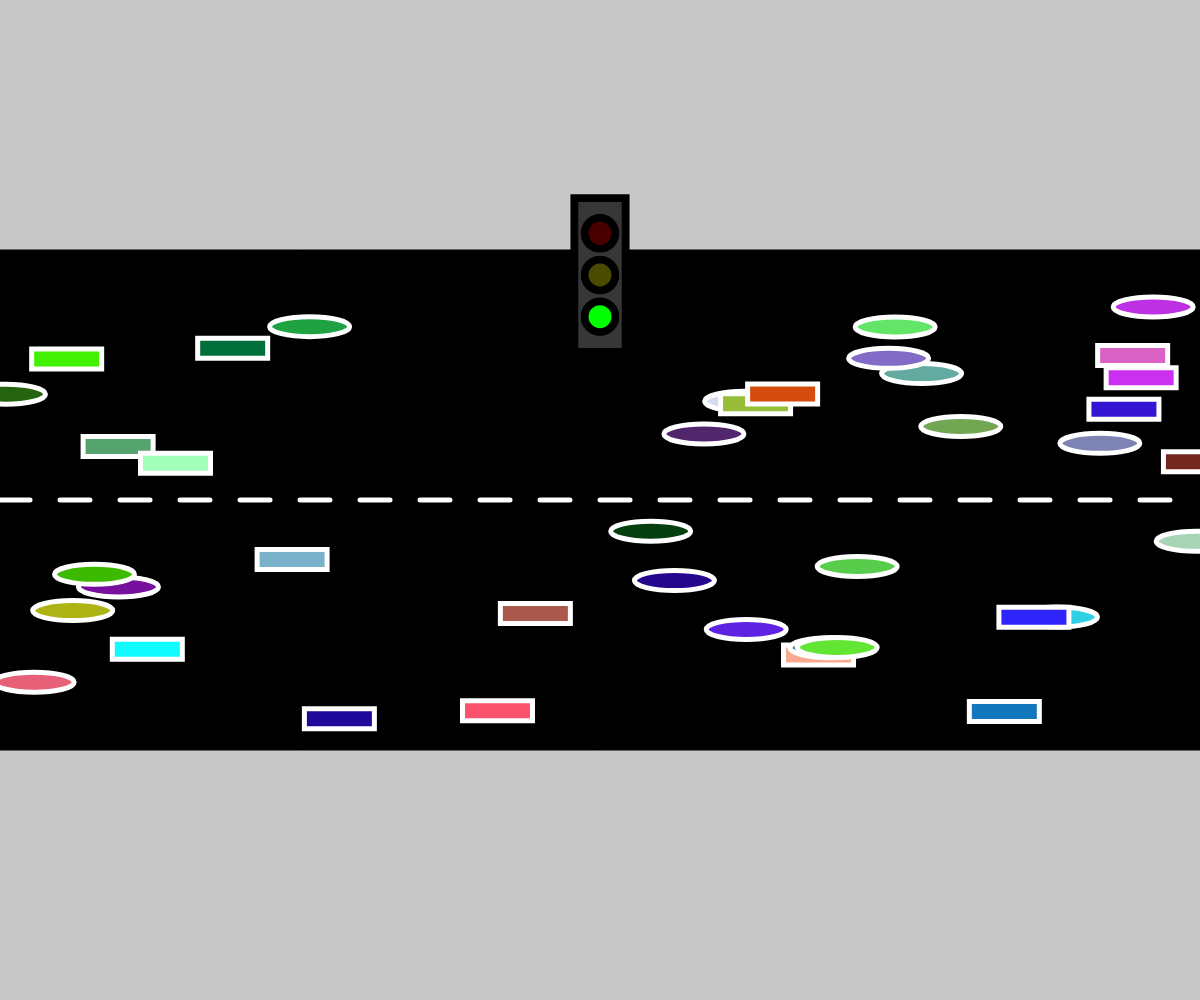
Frame 1 (no input)
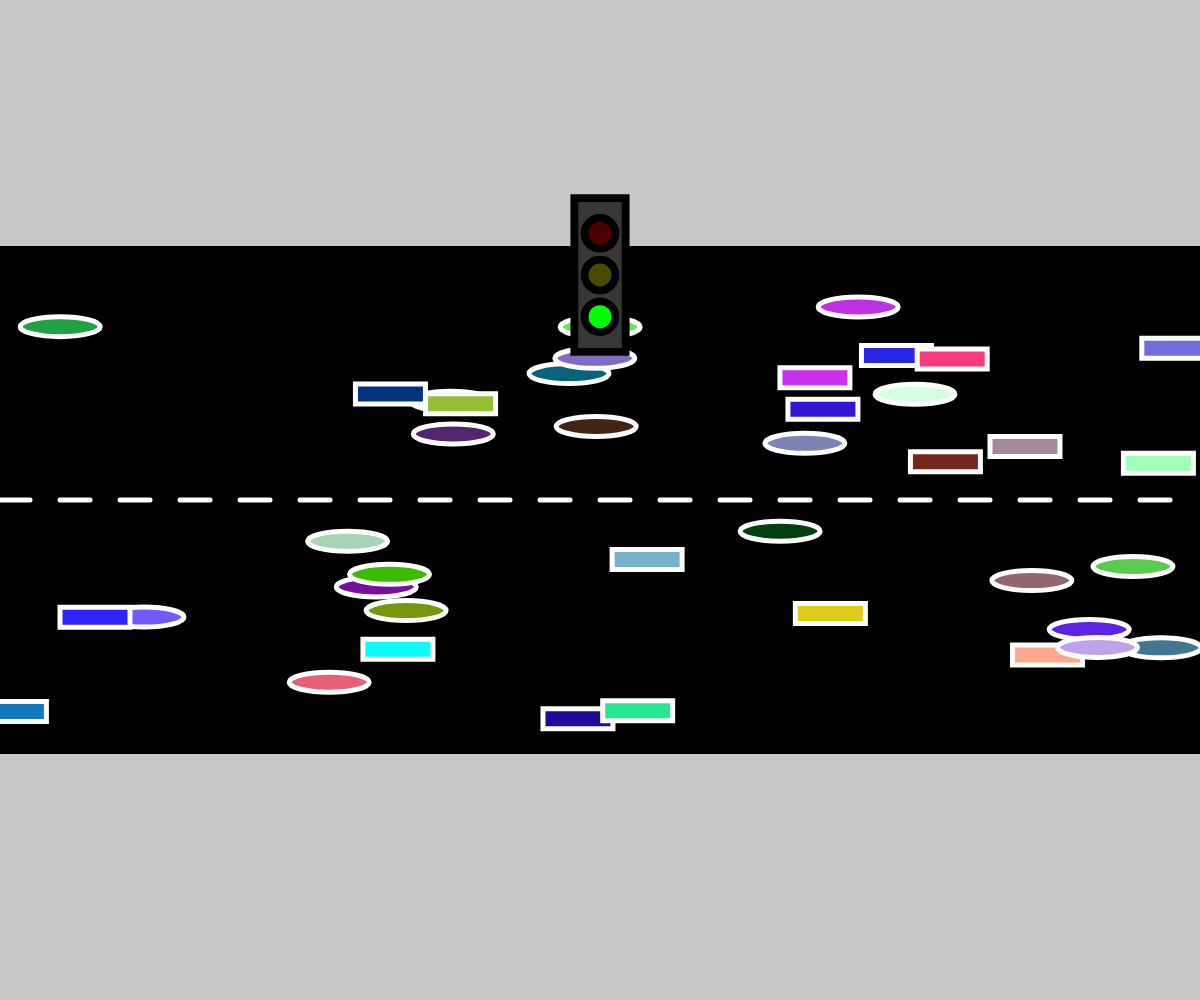
Frame 60 (no input)
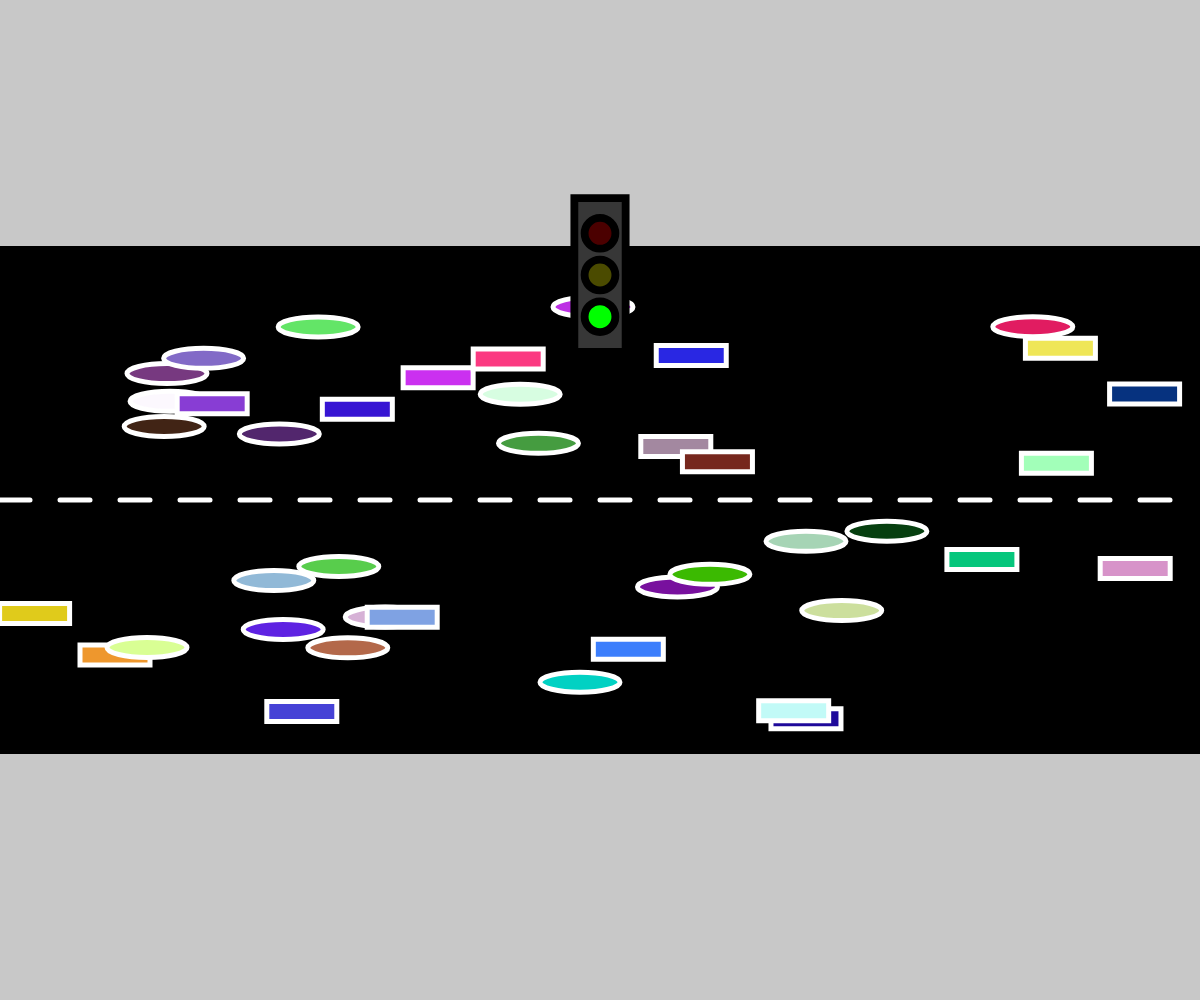
Frame 120 (the mouse pressed at the canvas centre since frame 60)

The p5.js sketch that drew these frames (run headless with seeded random() and noise() and a simulated clock; from frame 60 on, the mouse is pressed at the canvas centre):

// p5.js sketch
// ── sketch.js
// Cars Cars Cars!
// Rapheal
// October 17th 2023

let eastbound = [];
let westbound = [];
let trafficLight;

function setup() {
  createCanvas(windowWidth, windowHeight);
  rectMode(CENTER);

  // To populate the eastbound array with vehicles
  for (let i = 0; i < 20; i++) {
    let eastboundVechiles = new Vehicle(random(0,width),random(height/2+25,height *0.75-25),round(random(1)),1);
    eastbound.push(eastboundVechiles);
  }


  // To populate the westbound array with vehicles
  for (let i = 0; i < 20; i++) {
    let westboundVechiles = new Vehicle(random(0,width), random(height*0.25+25,height/2-25),round(random(1)),0);
    westbound.push(westboundVechiles);
  }
  trafficLight = new TrafficLight(width/2,height/2 - 225);
}
function drawRoad(){
  fill(0);
  rect(width/2,height/2,width,height/2);
  stroke("white");
  strokeWeight(5);
  for(let x=0; x<width ; x+=60){
    line(x,height/2,x + 30,height/2);
  }

}
function draw() {
  trafficLight.update();
  background(200);
  drawRoad();
  for (let i = 0; i < eastbound.length; i++) {
    eastbound[i].action();
  }


  for (let i = 0; i < westbound.length; i++) {
    westbound[i].action();
  }
 
  trafficLight.render();
}
class Vehicle{
  constructor(x, y,type, direction){
    this.x = x;
    this.y = y;
    this.type = type;
    this.fillColor = color(random(255), random(255), random(255));
    this.direction = direction;
    this.xSpeed = 5;
  }

  display(){
    fill(this.fillColor);
    if(this.type === 0){
      rect(this.x,this.y,70,20);
    }
    else if(this.type ===1){
      ellipse(this.x,this.y,80,20);
    }

  }

  move(){
    if(this.direction ===1){
      this.x += this.xSpeed;
    }

    else if(this.direction === 0){
      this.x -= this.xSpeed;
    }

    if (this.x > width && this.direction === 1) {
      this.x = 0;
    }

    else if (this.x < 0 && this.direction === 0) {
        this.x = width;
  }
}
  speedUp(){
    if (this.xSpeed < 15) {
      this.xSpeed += 1.2;
    }
  }
  speedDown(){
    if (this.xSpeed > 1) {
      this.xSpeed -= 1.2;
    }

  }
  changeColor(){
    this.fillColor = color(random(255), random(255), random(255));

  }
  action(){
    if(trafficLight.state === "amber"){
      this.display();
      this.move();
      if (this.xSpeed > 0.5) {
        this.xSpeed = this.xSpeed - this.xSpeed / 64;
      }
    }
    else if(trafficLight.state ==="red"){
      this.display();


    }
    else{
      this.display();
      this.move();
      if (random(1) <= 0.01){
        this.speedUp();
      }  
      if (random(1) <= 0.01){          
        this.speedDown();
      }
      if (random(1) <= 0.01){
        this.changeColor()}    
    }
  }


}
function mousePressed() {

  if (keyIsPressed && keyCode === SHIFT && mouseButton === LEFT  ){
    let westboundVechiles = new Vehicle(random(0,width), random(height*0.25+50,height/2-50),round(random(1)),0);
    westbound.push(westboundVechiles);


  }
  else if  (mouseButton === LEFT) {
    let eastboundVechiles = new Vehicle(random(0,width),random(height/2+50,height *0.75-50),round(random(1)),1);
    eastbound.push(eastboundVechiles);
   
  }

}
class TrafficLight {
  constructor(x, y) {
    this.x = x;
    this.y = y;
    this.state = "green";
    this.frames = 0;
    this.stopCars = false;
    this.size = min(width,height) / 6.5;
  }


  render() {
    // Drawing the traffic light background
    strokeWeight(min(width, height) / 128);
    fill(55);
    stroke(0);
    rect(this.x, this.y, this.size/3, this.size);


    // Drawing the red circle
    fill(this.state === "red" ? color(255, 0, 0) : color(75,0,0));
    circle(this.x, this.y-height/24 , this.size/5);

    fill(this.state === "amber" ? color(255, 255, 0) : color(75,75,0));
    circle(this.x, this.y, this.size/5);

    // Drawing the green circle
    fill(this.state === "green" ? color(0, 255, 0) : color(0,75,0));
    circle(this.x, this.y+height/24, this.size/5);
  }


  update() {
   if (this.state === "amber") {
      this.frames++;
      if (this.frames >= 60) {
        this.state = "red";
        this.frames = 0;
      }
    }
  else if (this.state === "red") {
    this.frames++;
    if (this.frames >= 120) {
      this.state = "green";
      this.stopCars = false;
      this.frames = 0;
      }
    }
  }

  startRed(){
    this.state = "amber";
  }
}

function keyPressed() {
  if (trafficLight.state === "green") {
    if (keyCode === 32) { //  to check if the spacebar whose keycode is 32 has been pressed
      trafficLight.startRed(); // Set the traffic light to "red"
  }
}
}
